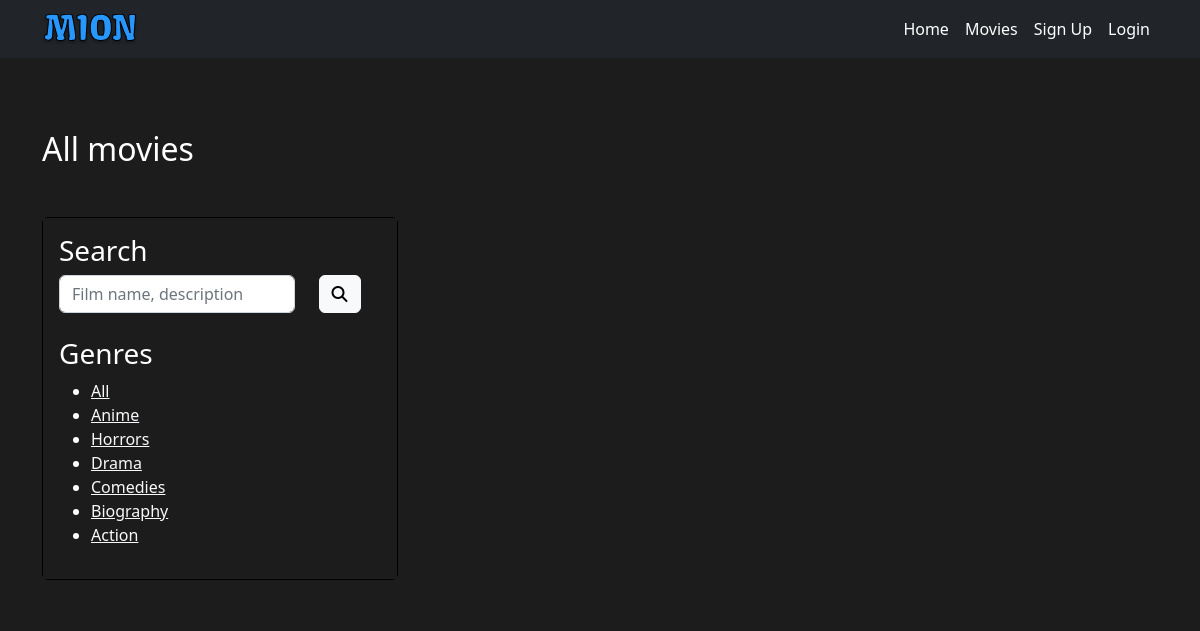
The app's page /movies/all/filter/drama/ with its own data.
### mionApp/models.py (models this page shows, shortened)
class Genre(models.Model):
    genreName = models.CharField("Genre name", max_length=255)
    slug = models.SlugField(unique=True, blank=True, editable=False)

### mionApp/views.py (the view)
# urls.py: path('movies/all/', views.allMovies, name='allMovies'),
def allMovies(request, slug=None):
    genre = None
    genres = Genre.objects.all()
    searchData = request.GET.get('search')
    if searchData:
        movies = Movie.objects.filter(Q(movieName__icontains=searchData) | Q(description__icontains=searchData))
    else:
        movies = Movie.objects.all()
    if slug:
        genre = get_object_or_404(Genre, slug=slug)
        movies = movies.filter(genre=genre)
    return render(request, "user/all-movies.html", {
        'movies': movies,
        'genres': genres,
        'genre': genre
    })

### mionApp/templates/user/all-movies.html (shortened to what this page needs)
{% extends '../base.html' %}
{% block content %}
<main class="main"><div style=" padding: 24px 24px; background:  #1C1C1C; background-size: cover; background-attachment: fixed; background-position: center;">
    <div class="top-ten">
        <div class="container" style="color: rgb(255, 255, 255);">
            <h2 class="mt-5 mb-5" style="color: rgb(255, 255, 255);">All movies</h2>
            <div class="row">
                <div class="col-md-4">
                    <div class="card" style="background:  #000000">
                        <div class="card-body" style="background: #1C1C1C;">
                            <h3>Search</h3>
                            <form class="mb-4" action="{% url 'allMovies' %}">
                                <div class="row">
                                    <div class="col-9">
                                        <input type="search" name="search" class="form-control" placeholder="Film name, description">
                                    </div>
                                    <div class="col-3">
                                        <button type="submit" class="btn btn-light"><i class="fa-solid fa-magnifying-glass"></i></button>
                                    </div>
                                </div>
                            </form>
                            <h3>Genres</h3>
                            <ul>
                                <li><a href="{% url 'allMovies' %}" class="text-light">All</a></li>
                                {% for genre in genres %}
                                <li><a href="{% url 'filterMovies' slug=genre.slug %}" class="text-light">{{ genre.genreName }}</a></li>
                                {% endfor %}
                            </ul>
                        </div>
                    </div>
                </div>
                <div class="col-md-8">
                </div>
            </div>
        </div>
    </div>
    </div></main>
{% endblock %}

### mionApp/static/css/style.css (style rules this page uses)
.top-ten { bgcolor: 000000; }
.main { min-height: 100vh; background-color: #1C1C1C; }
html { background-color: #1C1C1C; }

### records on screen
Genre: genreName "Anime"
Genre: genreName "Horrors"
Genre: genreName "Drama"
Genre: genreName "Comedies"
Genre: genreName "Biography"
Genre: genreName "Action"
